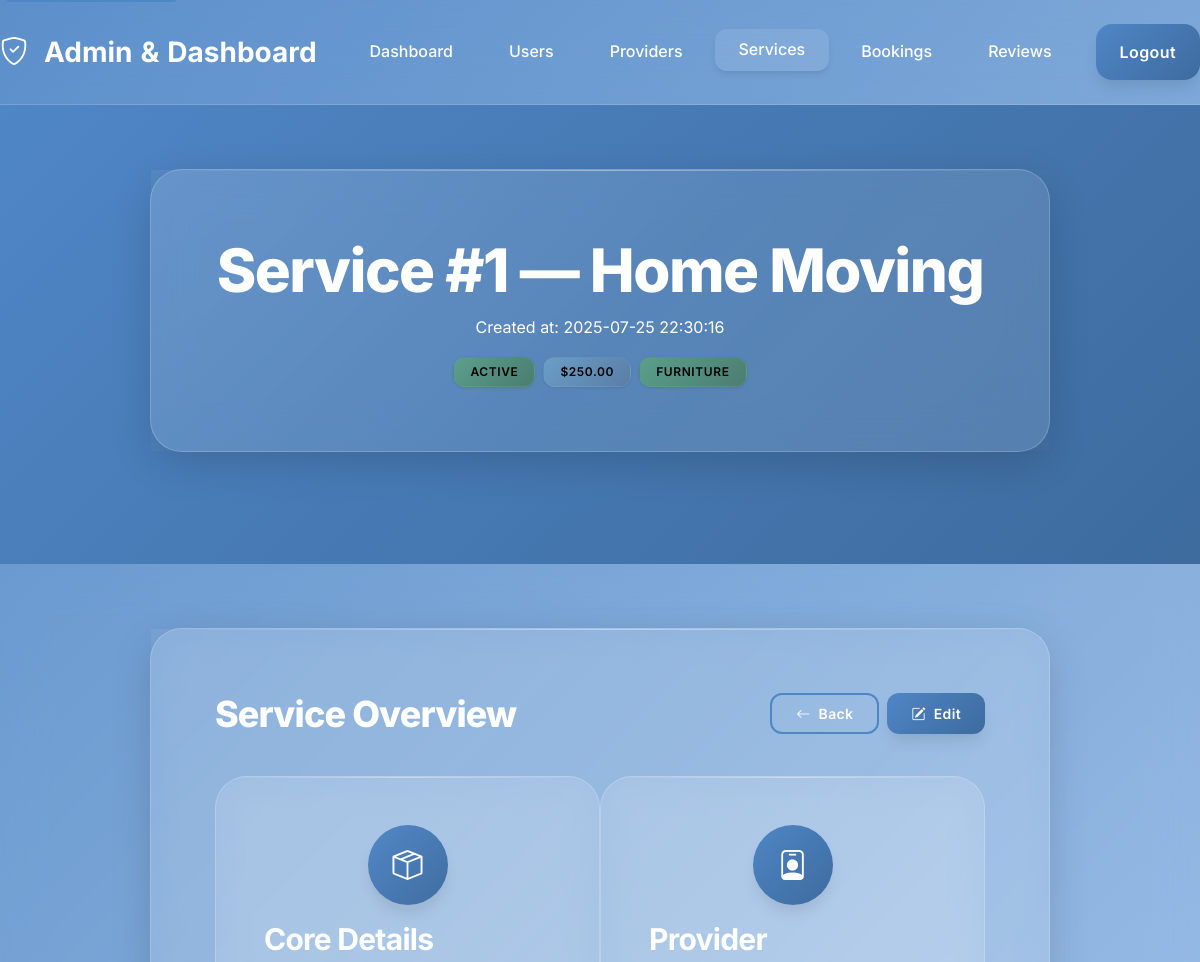
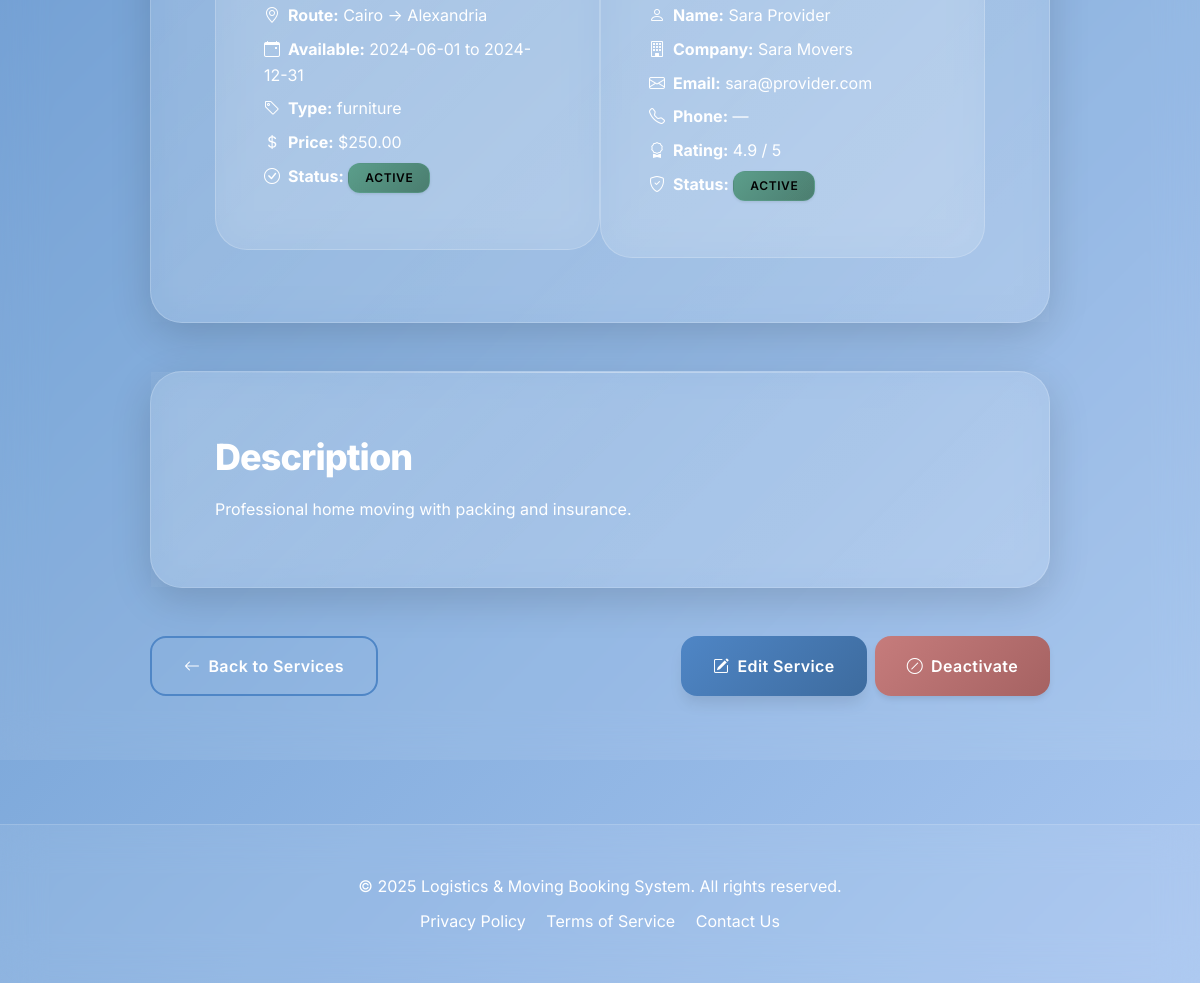
The app's page /admin_service_view.php?id=1 (signed in) with its own data (2 pictures, top to bottom).
### tables this page shows
CREATE TABLE services (
  id INT AUTO_INCREMENT PRIMARY KEY,
  provider_id INT NOT NULL,
  title VARCHAR(150) NOT NULL,
  description TEXT,
  type VARCHAR(50),
  price DECIMAL(10,2) NOT NULL,
  city_from VARCHAR(100),
  city_to VARCHAR(100),
  available_from DATE,
  available_to DATE,
  created_at TIMESTAMP DEFAULT CURRENT_TIMESTAMP,
  status ENUM('active','inactive') DEFAULT 'active',
  FOREIGN KEY (provider_id) REFERENCES users(id) ON DELETE CASCADE
);

CREATE TABLE users (
  id INT AUTO_INCREMENT PRIMARY KEY,
  name VARCHAR(100) NOT NULL,
  email VARCHAR(100) NOT NULL UNIQUE,
  password VARCHAR(255) NOT NULL,
  role ENUM('client','provider','admin') NOT NULL DEFAULT 'client',
  phone VARCHAR(30),
  company_name VARCHAR(100),
  profile_image VARCHAR(255) DEFAULT NULL,
  created_at TIMESTAMP DEFAULT CURRENT_TIMESTAMP,
  status ENUM('active','inactive') DEFAULT 'active',
  rating DECIMAL(2,1) DEFAULT 0.0
);

### public/admin_service_view.php (the view, shortened to what this page needs)
<?php
require_once '../includes/auth.php';
$service_id = (int) $_GET['id'];
function e($v){ return htmlspecialchars((string)$v, ENT_QUOTES, 'UTF-8'); }
function badgeClass($status, $map){ $s = strtolower((string)$status); return $map[$s] ?? 'bg-secondary'; }
$svc_sql = "
  SELECT
    s.id, s.provider_id, s.title, s.description, s.type, s.price, s.city_from, s.city_to,
    s.available_from, s.available_to, s.created_at, s.status,
    u.name AS provider_name, u.company_name, u.status AS provider_status,
    u.rating AS provider_rating, u.email AS provider_email, u.phone AS provider_phone
  FROM services s
  JOIN users u ON s.provider_id = u.id
  WHERE s.id = ?
  LIMIT 1
";
$svc_stmt = mysqli_prepare($conn, $svc_sql);
mysqli_stmt_bind_param($svc_stmt, 'i', $service_id);
mysqli_stmt_execute($svc_stmt);
$svc_res = mysqli_stmt_get_result($svc_stmt);
$service = mysqli_fetch_assoc($svc_res);
$svcBadge  = badgeClass($service['status'],          ['active'=>'bg-success','inactive'=>'bg-secondary']);
$provBadge = badgeClass($service['provider_status'], ['active'=>'bg-success','inactive'=>'bg-warning text-dark']);
?>
<!DOCTYPE html>
<html lang="en">
<head>
  <link href="https://cdn.jsdelivr.net/npm/bootstrap@5.3.2/dist/css/bootstrap.min.css" rel="stylesheet">
  <link rel="stylesheet" href="https://cdn.jsdelivr.net/npm/bootstrap-icons@1.11.1/font/bootstrap-icons.css">
  <link rel="stylesheet" href="../assets/css/style.css">
</head>
<body class="modern-bg">
  <nav class="navbar navbar-expand-lg navbar-glass">
    <div class="container-fluid">
      <a class="navbar-brand fw-bold fs-3 gradient-text" href="admin.php">
        <i class="bi bi-shield-check me-2"></i>Admin<span class="text-gradient-secondary">&</span>Dashboard
      </a>
      <div class="collapse navbar-collapse" id="adminNav">
        <ul class="navbar-nav ms-auto mb-2 mb-lg-0 align-items-center">
          <li class="nav-item"><a class="nav-link" href="admin.php">Dashboard</a></li>
          <li class="nav-item"><a class="nav-link" href="admin_users.php">Users</a></li>
          <li class="nav-item"><a class="nav-link" href="admin_users.php?role=provider">Providers</a></li>
          <li class="nav-item"><a class="nav-link active" href="admin_services.php">Services</a></li>
          <li class="nav-item"><a class="nav-link" href="admin_bookings.php">Bookings</a></li>
          <li class="nav-item"><a class="nav-link" href="admin_reviews.php">Reviews</a></li>
          <li class="nav-item ms-3"><a class="btn btn-primary px-4" href="logout.php">Logout</a></li>
        </ul>
      </div>
    </div>
  </nav>
  <section class="hero-glass d-flex align-items-center justify-content-center text-center position-relative section-gradient" style="min-height: 28vh;">
    <div class="container-fluid">
      <div class="row justify-content-center">
        <div class="col-xl-9 col-lg-10">
          <div class="glass-card">
            <h1 class="fw-black mb-2 gradient-text">Service #<?= e($service['id']) ?> — <?= e($service['title']) ?></h1>
            <p class="mb-3">Created at: <?= e($service['created_at']) ?></p>
            <div class="d-flex flex-wrap justify-content-center gap-2">
              <span class="badge <?= $svcBadge ?>"><?= e(ucfirst($service['status'])) ?></span>
              <span class="badge bg-info">$<?= number_format((float)$service['price'], 2) ?></span>
              <span class="badge bg-success"><?= e($service['type'] ?: '—') ?></span>
            </div>
          </div>
        </div>
      </div>
    </div>
  </section>
  <section class="container-fluid py-6 section-glass">
    <div class="row justify-content-center">
      <div class="col-xl-9 col-lg-10">
        <div class="glass-card">
          <div class="d-flex justify-content-between align-items-start mb-3">
            <h3 class="gradient-text mb-0">Service Overview</h3>
            <div class="d-flex gap-2">
              <a href="admin_services.php" class="btn btn-outline-primary btn-sm"><i class="bi bi-arrow-left"></i> Back</a>
              <button class="btn btn-primary btn-sm" data-bs-toggle="modal" data-bs-target="#editServiceModal">
                <i class="bi bi-pencil-square"></i> Edit
              </button>
            </div>
          </div>
          <div class="row g-4">
            <div class="col-md-6">
              <div class="kpi-card text-left">
                <div class="kpi-icon mb-3"><i class="bi bi-box-seam"></i></div>
                <h4 class="mb-2">Core Details</h4>
                <ul class="mb-0" style="list-style:none;padding:0;">
                  <li class="mb-2"><i class="bi bi-geo-alt me-2"></i><strong>Route:</strong> <?= e($service['city_from'] ?: '—') ?> → <?= e($service['city_to'] ?: '—') ?></li>
                  <li class="mb-2"><i class="bi bi-calendar-event me-2"></i><strong>Available:</strong>
                    <?= $service['available_from'] ? e($service['available_from']) : 'N/A' ?> to
                    <?= $service['available_to'] ? e($service['available_to']) : 'N/A' ?>
                  </li>
                  <li class="mb-2"><i class="bi bi-tag me-2"></i><strong>Type:</strong> <?= e($service['type'] ?: '—') ?></li>
                  <li class="mb-2"><i class="bi bi-currency-dollar me-2"></i><strong>Price:</strong> $<?= number_format((float)$service['price'], 2) ?></li>
                  <li class="mb-2"><i class="bi bi-check-circle me-2"></i><strong>Status:</strong> <span class="badge <?= $svcBadge ?>"><?= e(ucfirst($service['status'])) ?></span></li>
                </ul>
              </div>
            </div>
            <div class="col-md-6">
              <div class="kpi-card text-left">
                <div class="kpi-icon mb-3"><i class="bi bi-person-badge"></i></div>
                <h4 class="mb-2">Provider</h4>
                <ul class="mb-0" style="list-style:none;padding:0;">
                  <li class="mb-2"><i class="bi bi-person me-2"></i><strong>Name:</strong> <?= e($service['provider_name']) ?></li>
                  <li class="mb-2"><i class="bi bi-building me-2"></i><strong>Company:</strong> <?= e($service['company_name'] ?: '—') ?></li>
                  <li class="mb-2"><i class="bi bi-envelope me-2"></i><strong>Email:</strong> <?= e($service['provider_email'] ?: '—') ?></li>
                  <li class="mb-2"><i class="bi bi-telephone me-2"></i><strong>Phone:</strong> <?= e($service['provider_phone'] ?: '—') ?></li>
                  <li class="mb-2"><i class="bi bi-award me-2"></i><strong>Rating:</strong> <?= number_format((float)$service['provider_rating'], 1) ?> / 5</li>
                  <li class="mb-2"><i class="bi bi-shield-check me-2"></i><strong>Status:</strong> <span class="badge <?= $provBadge ?>"><?= e(ucfirst($service['provider_status'])) ?></span></li>
                </ul>
              </div>
            </div>
          </div>
        </div>
        <div class="glass-card">
          <h3 class="gradient-text mb-3">Description</h3>
          <p class="mb-0"><?= nl2br(e($service['description'] ?: 'No description provided for this service.')) ?></p>
        </div>
        <div class="d-flex justify-content-between">
          <a href="admin_services.php" class="btn btn-outline-primary">
            <i class="bi bi-arrow-left"></i> Back to Services
          </a>
          <div class="d-flex gap-2">
            <button class="btn btn-primary" data-bs-toggle="modal" data-bs-target="#editServiceModal">
              <i class="bi bi-pencil-square"></i> Edit Service
            </button>
            <a href="admin_services.php?action=deactivate&id=<?= e($service['id']) ?>" class="btn btn-danger" onclick="return confirm('Deactivate this service?');">
              <i class="bi bi-slash-circle"></i> Deactivate
            </a>
          </div>
        </div>
      </div>
    </div>
  </section>
  <footer class="footer-glass text-center">
    <div class="container-fluid">
      <p class="mb-2">&copy; <?= date('Y'); ?> Logistics & Moving Booking System. All rights reserved.</p>
      <p class="mb-0">
        <a href="#privacy" class="text-decoration-none me-3">Privacy Policy</a>
        <a href="#terms" class="text-decoration-none me-3">Terms of Service</a>
        <a href="#contact" class="text-decoration-none">Contact Us</a>
      </p>
    </div>
  </footer>
</body>
</html>

### records on screen
services: id "1", title "Home Moving", created_at "2025-07-25 22:30:16", status "ACTIVE", price "250.00", type "FURNITURE", city_from "Cairo", city_to "Alexandria", available_from "2024-06-01", available_to "2024-12-31", type "furniture", provider.name "Sara Provider", provider.company_name "Sara Movers", provider.email "sara@provider.com", provider.phone "—", provider.rating "4.9", provider.status "ACTIVE", description "Professional home moving with packing and insurance."
